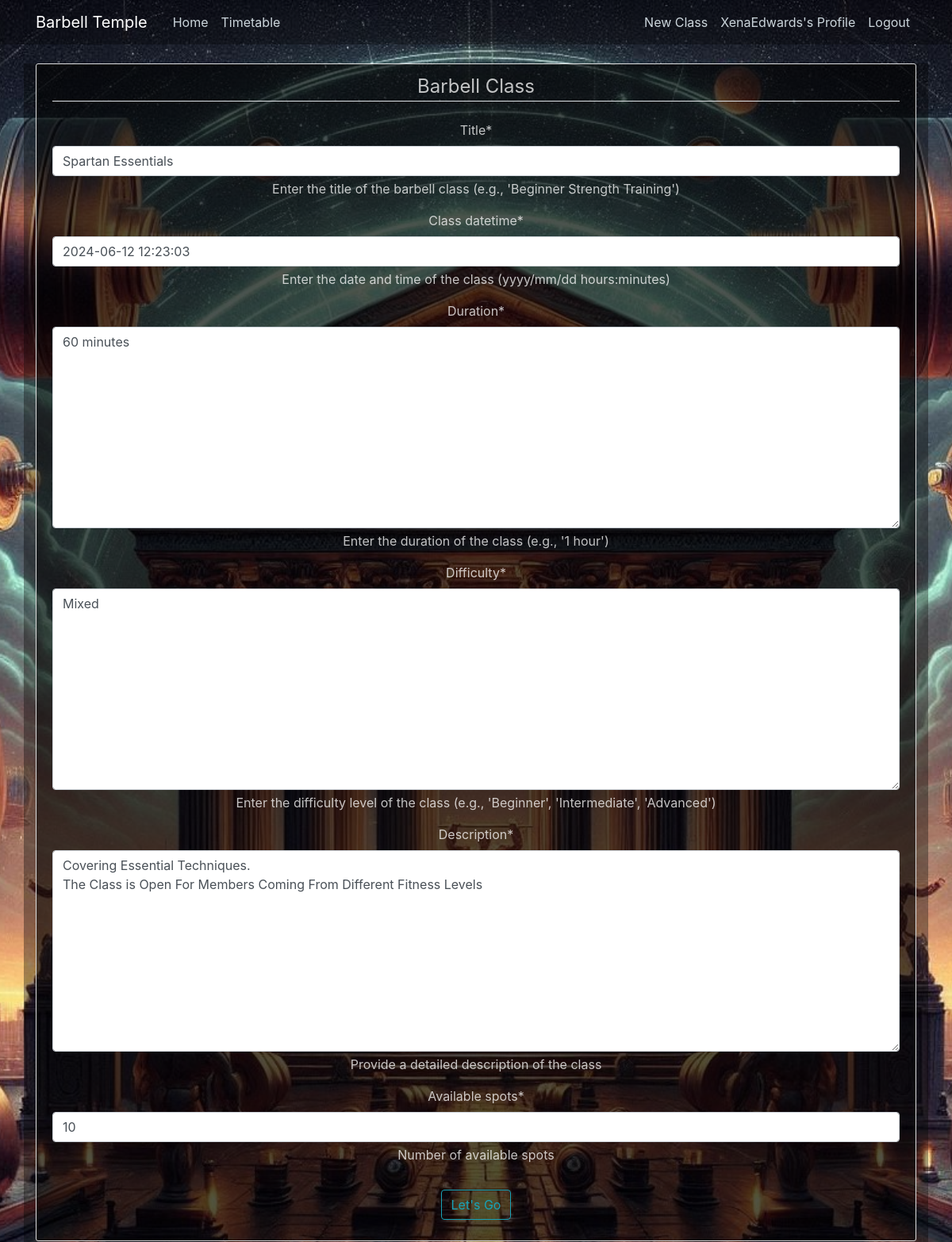
Before: /barbellclass/17/update/ (signed in) with the older database file.
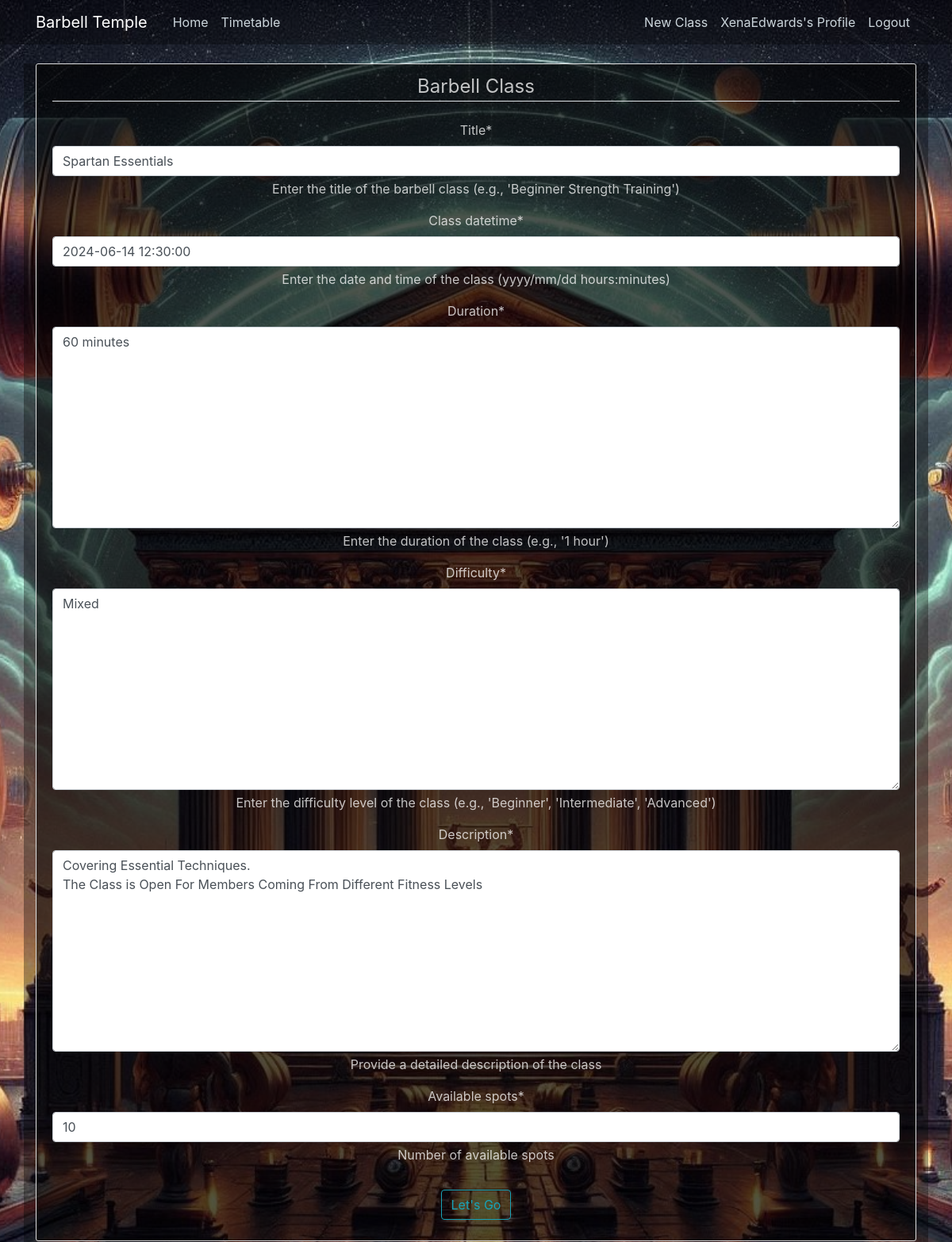
After: the same page with the newer database file.
### barbell_classes/models.py (models this page shows, shortened)
class BarbellClass(models.Model):
    title = models.CharField(max_length=100, help_text="Enter the title of the barbell class (e.g., 'Beginner Strength Training')")
    image = CloudinaryField('image', default='placeholder')
    date_posted = models.DateTimeField(default=timezone.now, editable=False)
    author = models.ForeignKey(User, on_delete=models.CASCADE)
    class_datetime = models.DateTimeField(default=timezone.now, help_text="Enter the date and time of the class (yyyy/mm/dd hours:minutes)")
    duration = models.TextField(default='', help_text="Enter the duration of the class (e.g., '1 hour')")
    difficulty = models.TextField(default='', help_text="Enter the difficulty level of the class (e.g., 'Beginner', 'Intermediate', 'Advanced')")
    description = models.TextField(help_text="Provide a detailed description of the class")
    available_spots = models.IntegerField(default=0, help_text="Number of available spots")
    class Meta:
        verbose_name = "Barbell Class"
        verbose_name_plural = "Barbell Classes"

### barbell_classes/views.py (the view, shortened to what this page needs)
# urls.py: path('barbellclass/<int:pk>/update/', BarbellClassUpdateView.as_view(), name='barbellclass-update'),
class BarbellClassUpdateView(LoginRequiredMixin, UserPassesTestMixin, UpdateView):
    model = BarbellClass
    fields = ['title', 'class_datetime', 'duration', 'difficulty', 'description', 'available_spots']
    def test_func(self):
        barbellclass = self.get_object()
        return self.request.user == barbellclass.author

### barbell_classes/templates/barbell_classes/barbellclass_form.html (shortened to what this page needs)
{% extends "barbell_classes/base.html" %}
{% load crispy_forms_tags %}
{% block content %}
    <div class="content-section">
        <form method="POST" id="barbell-class-form" onsubmit="return validateForm()">
            <fieldset class="form-group">
                <legend class="border-bottom mb-4">Barbell Class</legend>
                {{ form|crispy }}
            </fieldset>
            <div class="form-group">
                <button class="btn btn-outline-info" type="submit">Let's Go</button>
            </div>
        </form>
    </div>
{% endblock content %}

Changed rows visible on the page:
changed BarbellClass "Spartan Essentials": class_datetime "2024-06-12 12:23:03" → "2024-06-14 12:30:00"
